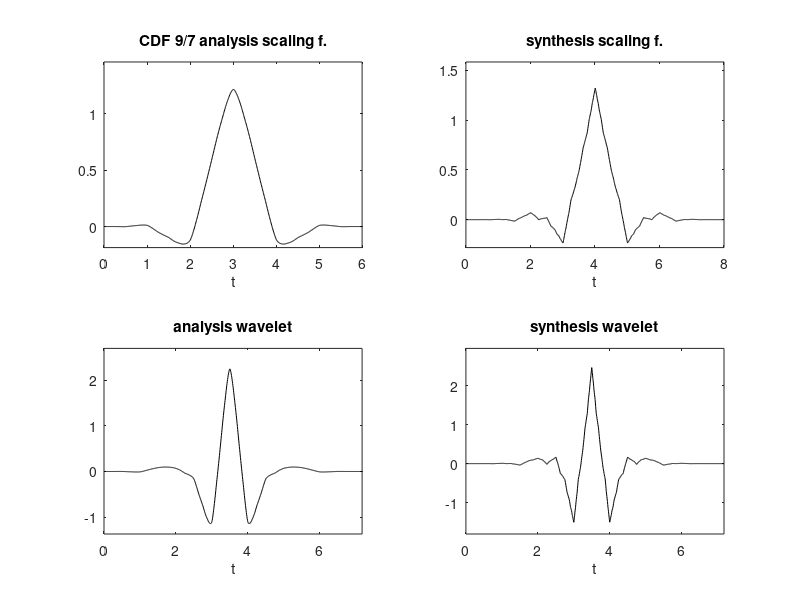

Write the MATLAB code that produced this figure.
% CDF 9/7 phi(t), psi(t)

%coefficients
ah0=[-0.045635881557,-0.028771763114,0.295635881557,0.557543526229...
,0.295635881557,-0.028771763114,-0.045635881557];

sh0=[0.026748757411,-0.016864118443,-0.078223266529,0.266864118443...
,0.602949018236,0.266864118443,-0.078223266529,-0.016864118443,0.026748757411];

Ns=128; %number of function samples

%analysis scaling function
%using cascade algorithm
Ma=length(ah0);
ah0=2*ah0/sum(ah0);
aphi=[ones(1,3*Ma*Ns),0]/(3*Ma); %initial iteration
%upsample hN, inserting Ns-1 zeros between samples
hup=[ah0;zeros(Ns-1,Ma)];
hup=hup(1:(Ns*Ma));
%iteration
for nn=0:12,
   aux=conv(hup,aphi);
   aphi=aux(1:2:length(aux)); %downsampling by 2  
end

%synthesis scaling function
%using cascade algorithm
Ms=length(sh0);
sh0=2*sh0/sum(sh0);
sphi=[ones(1,3*Ms*Ns),0]/(3*Ms); %initial iteration
%upsample hN, inserting Ns-1 zeros between samples
hup=[sh0;zeros(Ns-1,Ms)];
hup=hup(1:(Ns*Ms));
%iteration
for nn=0:12,
   aux=conv(hup,sphi);
   sphi=aux(1:2:length(aux)); %downsampling by 2  
end


%analysis wavelet
%the ah1(n) coefficients
ah1=fliplr(sh0); ah1(1:2:end)=-ah1(1:2:end);
%the wavelet psi(t), using definition
%upsample
hN=-sqrt(2)*ah1;
h1up=[hN;zeros(Ns-1,Ms)];
h1up=h1up(1:Ns*Ms-1);
%downsample by 2
aux=conv(h1up,aphi); 
apsi=aux(1:2:length(aux));


%synthesis wavelet
%the sh1(n) coefficients
sh1=fliplr(ah0); sh1(1:2:end)=-sh1(1:2:end);
%the wavelet psi(t), using definition
%upsample
hN=sqrt(2)*sh1;
h1up=[hN;zeros(Ns-1,Ma)];
h1up=h1up(1:Ns*Ma-1);
%downsample by 2
aux=conv(h1up,sphi); 
spsi=aux(1:2:length(aux));

%display
subplot(2,2,1)
aphi=aphi(1:(Ma-1)*Ns); %the supported part
t=(1:length(aphi))/Ns;
plot(t,aphi,'k'); %plots the scaling function
axis([0 max(t) 1.2*min(aphi) 1.2*max(aphi)]);
title('CDF 9/7 analysis scaling f.'); xlabel('t');

subplot(2,2,3)
su=round(0.9*length(apsi));
t=(1:su)/Ns;
plot(t,apsi(1:su),'k'); %plots the wavelet
axis([0 max(t) 1.2*min(apsi) 1.2*max(apsi)]);
title('analysis wavelet'); xlabel('t');

subplot(2,2,2)
sphi=sphi(1:(Ms-1)*Ns); %the supported part
t=(1:length(sphi))/Ns;
plot(t,sphi,'k'); %plots the scaling function
axis([0 max(t) 1.2*min(sphi) 1.2*max(sphi)]);
title('synthesis scaling f.'); xlabel('t');

subplot(2,2,4)
su=round(0.9*length(spsi));
t=(1:su)/Ns;
plot(t,spsi(1:su),'k'); %plots the wavelet
axis([0 max(t) 1.2*min(spsi) 1.2*max(spsi)]);
title('synthesis wavelet'); xlabel('t');
